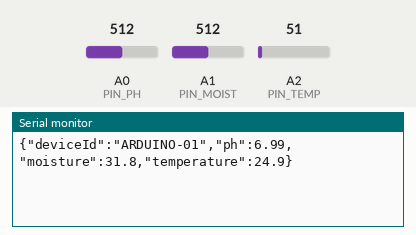
Simulated run of this sketch. Board: Arduino Uno, built with avr-gcc and run on an emulated ATmega328P. Parts: the last lines printed to the serial monitor. The inputs (shaded band) are chosen by the test bench; at power-on: A2 (PIN_TEMP) = 51, A0 (PIN_PH) = 512, A1 (PIN_MOIST) = 512.

Above: at 1.2 s.
1.3 s: A2 (PIN_TEMP) set to 61
2.8 s: A0 (PIN_PH) set to 716
At 4.1 s:
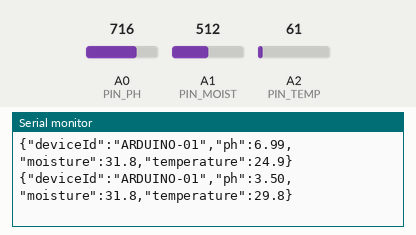
4.3 s: A1 (PIN_MOIST) set to 716
5.8 s: A2 (PIN_TEMP) set to 71
At 7.2 s:
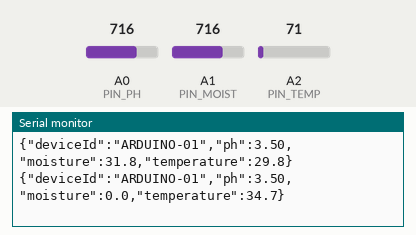
7.3 s: A0 (PIN_PH) set to 511
8.8 s: A1 (PIN_MOIST) set to 511
At 10.7 s:
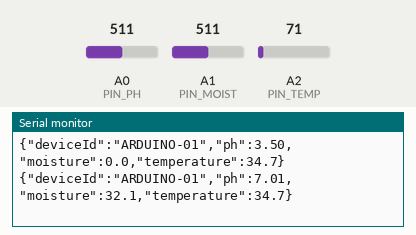
Timing chart, 0 to 11.3 s (numbered marks = the images above; inputs shaded):
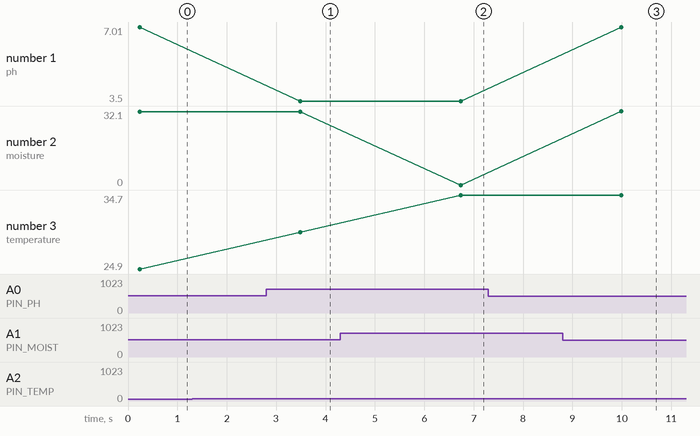

The sketch:

soil_station.ino
```cpp
/*
  CarbonCreditFarm soil station
  Arduino Uno / Nano / Mega

  Wiring
  ------
  EC20-BNC (or E-201-C) pH electrode
      BNC → PH-4502C analog pH module
      PH-4502C V+ → 5V
      PH-4502C G  → GND
      PH-4502C Po → A0

  Capacitive soil moisture v1.2
      VCC → 3.3V (preferred) or 5V
      GND → GND
      AOUT → A1

  Temperature
      LM35  VCC→5V  OUT→A2  GND→GND
      (or DS18B20 on D4 with 4.7k pull-up — then set USE_DS18B20 1)

  USB serial 9600. serial_bridge.py posts JSON to the API.
*/

#define USE_DS18B20 0

const int PIN_PH = A0;
const int PIN_MOIST = A1;
const int PIN_TEMP = A2;

// Calibrate in pH 7.00 and pH 4.00 buffers. Default: ~2.5 V at pH 7.
const float PH_NEUTRAL_VOLTAGE = 2.50;
const float PH_SLOPE = 3.5; // pH units per volt around pH 7 (tune on buffers)

const int MOIST_AIR = 620;   // ADC in dry air
const int MOIST_WATER = 280; // ADC in water

void setup() {
  Serial.begin(9600);
}

float readPh() {
  long acc = 0;
  for (int i = 0; i < 16; i++) {
    acc += analogRead(PIN_PH);
    delay(15);
  }
  float voltage = (acc / 16.0) * (5.0 / 1023.0);
  float ph = 7.0 + ((PH_NEUTRAL_VOLTAGE - voltage) * PH_SLOPE);
  if (ph < 3.5) ph = 3.5;
  if (ph > 10.5) ph = 10.5;
  return ph;
}

float readMoisture() {
  int adc = analogRead(PIN_MOIST);
  float pct = (float)(MOIST_AIR - adc) / (float)(MOIST_AIR - MOIST_WATER) * 100.0;
  if (pct < 0) pct = 0;
  if (pct > 100) pct = 100;
  return pct;
}

float readTempC() {
#if USE_DS18B20
  return 26.0; // replace with OneWire DallasTemperature read
#else
  float mv = analogRead(PIN_TEMP) * (5000.0 / 1023.0);
  return mv / 10.0; // LM35: 10 mV / °C
#endif
}

void loop() {
  float ph = readPh();
  float moisture = readMoisture();
  float temperature = readTempC();

  Serial.print("{\"deviceId\":\"ARDUINO-01\",\"ph\":");
  Serial.print(ph, 2);
  Serial.print(",\"moisture\":");
  Serial.print(moisture, 1);
  Serial.print(",\"temperature\":");
  Serial.print(temperature, 1);
  Serial.println("}");
  delay(3000);
}
```

Measured:
- after the input at 2.8 s, the serial monitor: prints a new line after 0.69 s (image 1)
- after the input at 5.8 s, the serial monitor: prints a new line after 0.94 s (image 2)
- after the input at 8.8 s, the serial monitor: prints a new line after 1.2 s (image 3)
- plotted number 1: 6.99 → 3.5 after the input at 2.8 s
- plotted number 2: 0 → 32.1 after the input at 8.8 s
- plotted number 3: 29.8 → 34.7 after the input at 5.8 s
